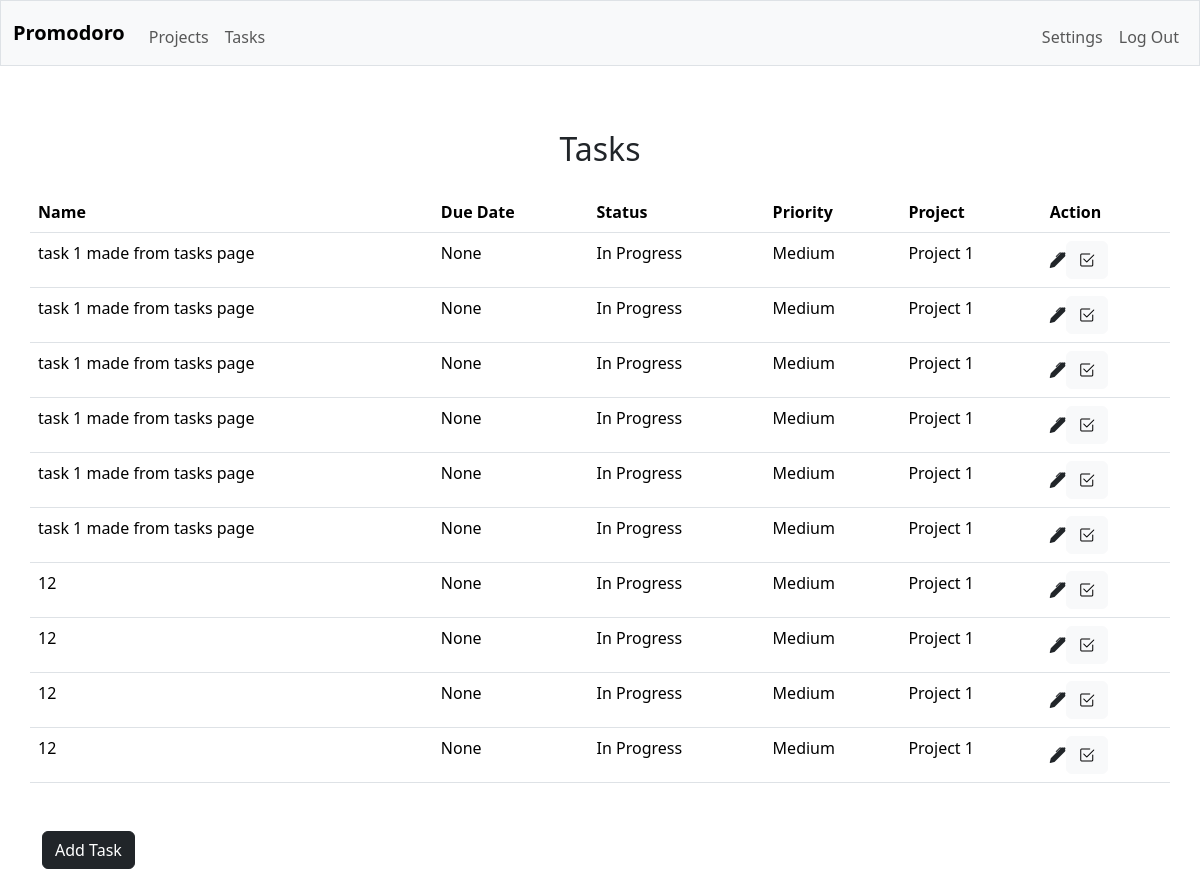
Screenshot of /tasks (signed in) with the database file from the repository.
### tables this page shows
CREATE TABLE "tasks" (id INTEGER NOT NULL, user_id INTEGER NOT NULL, name TEXT NOT NULL, duration INTEGER, project_id INTEGER, due_date DATETIME, status TEXT DEFAULT "In Progress", priority TEXT DEFAULT "Medium",  description TEXT, PRIMARY KEY(id), FOREIGN KEY (project_id) REFERENCES projects(id), FOREIGN KEY (user_id) REFERENCES users(id));

CREATE TABLE "projects" (id INTEGER NOT NULL, user_id INTEGER NOT NULL, name TEXT NOT NULL, due_date DATETIME, status TEXT DEFAULT "In Progress", priority TEXT DEFAULT "Medium",  description TEXT, start_date DATETIME, PRIMARY KEY(id), FOREIGN KEY (user_id) REFERENCES users(id));

### app.py (the view)
@app.route("/tasks", methods=["GET", "POST"])
@login_required
def tasks():
    tasks = db.execute("SELECT * FROM tasks WHERE user_id = ?", session["user_id"])
    projects = db.execute("SELECT * FROM projects WHERE user_id = ?", session["user_id"])
    project_dict = db.execute("SELECT id, name FROM projects WHERE projects.user_id = ?", session["user_id"])
    return render_template("tasks.html", db=db, tasks=tasks, projects=projects, project_dict=project_dict)

### helpers.py (called while the page is built)
def login_required(f):
    @wraps(f)
    def decorated_function(*args, **kwargs):
        if session.get("user_id") is None:
            return redirect("/login")
        return f(*args, **kwargs)
    return decorated_function

### templates/tasks.html (shortened to what this page needs)
{% extends "layout.html" %}
{% block content %}
<div class="container">
    <div class="row py-3">
      <h2 class="text-center pt-5 pb-3">Tasks</h2>
        <table class="table table-responsive">
          <thead>
              <tr>
                  <th scope="col">Name</th>
                  <th scope="col">Due Date</th>
                  <th scope="col">Status</th>
                  <th scope="col">Priority</th>
                  <th scope="col">Project</th>
                  <th scope="col">Action</th>
              </tr>
          </thead>
          <tbody id="taskTableBody">
            {% for task in tasks %}
          <tr id="taskRow-{{ task.id }}">
              <td>{{ task.name }}</td>
              <td>{{ task.due_date }}</td>
              <td>{{ task.status}}</td>
              <td>{{ task.priority}}</td>
              <td>
                {% for project in project_dict %}
                  {% if project.id == task.project_id%}
                  {{ project.name }}
                  {% endif %}
                  {% endfor %}
              </td>
            <td>
              <div class="d-flex align-items-center">
                <a href="#" class="text-dark" data-bs-toggle="modal" data-bs-target="#editTaskModal-{{ task.id }}" data-task-id="{{ task.id }}"><i class="bi bi-pen-fill"></i></a>
                <form action="/remove_task" name="remove_task" method="post">
                 <button class="btn btn-light" type="submit"><i class="bi bi-check2-square"></i></button>
                </form>
              </div>
            </td>
          </tr>
            {% endfor %}
          </tbody>
        </table>
    </div>
    <div class="row py-3">
      <div class="col-md-6 pl-4">
        <button type="button" class="btn btn-dark" data-bs-toggle="modal" data-bs-target="#taskModal">Add Task</button>
        </div>
    </div>
</div>
{% endblock %}

### templates/layout.html (shortened to what this page needs)
<!DOCTYPE html>
<html lang="en" data-bs-theme="light" >
<head>
    <link href="https://cdn.jsdelivr.net/npm/bootstrap@5.3.3/dist/css/bootstrap.min.css" rel="stylesheet">
    <link rel="stylesheet" href="https://cdn.jsdelivr.net/npm/bootstrap-icons@1.11.3/font/bootstrap-icons.min.css">
    <link href="../static/styles.css" rel="stylesheet">
</head>
<body>
  <nav class="bg-light border navbar navbar-expand-md navbar-light">
    <div class="container-fluid">
        <a class="navbar-brand fw-bold" href="/">Promodoro</a>
        <div class="collapse navbar-collapse" id="contentCollapse">
        {% if session["user_id"] %}
                        <ul class="navbar-nav me-auto mt-2">
                            <li class="nav-item"><a class="nav-link" href="/projects">Projects</a></li>
                            <li class="nav-item"><a class="nav-link" href="/tasks">Tasks</a></li>
                        </ul>
                        <ul class="navbar-nav ms-auto mt-2">
                            <li class="nav-item"><a class="nav-link" href="#" data-bs-toggle="modal" data-bs-target="#settings_modal" >Settings</a></li>
                            <li class="nav-item"><a class="nav-link" href="/logout">Log Out</a></li>
                        </ul>
                    {% else %}
                                <ul class="navbar-nav ms-auto mt-2">
                                    <li class="nav-item"><a class="nav-link" href="/register">Register</a></li>
                                    <li class="nav-item"><a class="nav-link" href="/login">Log In</a></li>
                                </ul>
        {% endif %}
        </div>
    </div>
</nav>
<main>
    {% block content %}{% endblock %}
</main>
</body>
</html>

### static/styles.css (style rules this page uses)
a { text-decoration: none !important; }

### rows the page displays
tasks: name "task 1 made from tasks page", due_date "None", status "In Progress", priority "Medium"
projects: name "Project 1"
tasks: name "task 1 made from tasks page", due_date "None", status "In Progress", priority "Medium"
tasks: name "task 1 made from tasks page", due_date "None", status "In Progress", priority "Medium"
tasks: name "task 1 made from tasks page", due_date "None", status "In Progress", priority "Medium"
tasks: name "task 1 made from tasks page", due_date "None", status "In Progress", priority "Medium"
tasks: name "task 1 made from tasks page", due_date "None", status "In Progress", priority "Medium"
tasks: name "12", due_date "None", status "In Progress", priority "Medium"
tasks: name "12", due_date "None", status "In Progress", priority "Medium"
tasks: name "12", due_date "None", status "In Progress", priority "Medium"
tasks: name "12", due_date "None", status "In Progress", priority "Medium"
